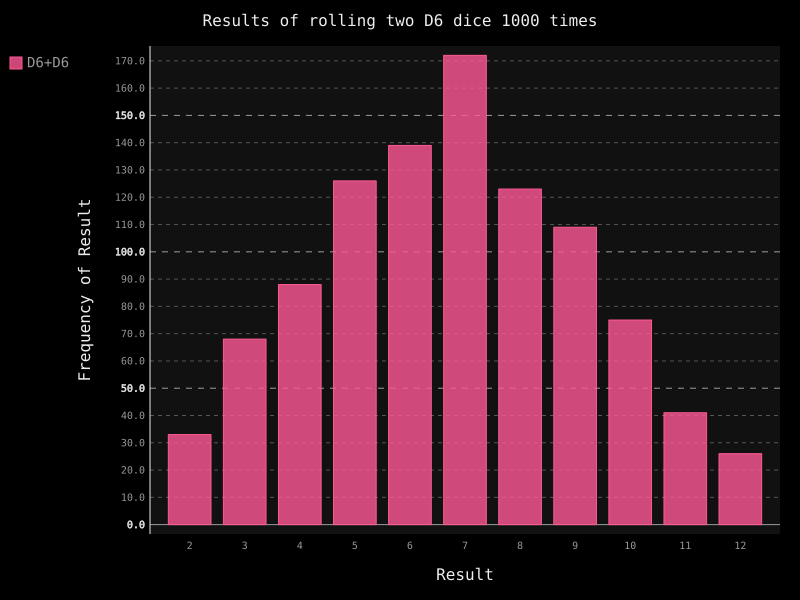

This chart was generated by the following Python code:
import pygal
from die import Die

die_1 = Die()
die_2 = Die()

res = []
for roll_num in range(1000):
    result = die_1.roll() + die_2.roll()
    res.append(result)

frequencies = []
max_result = die_1.num_sides + die_2.num_sides
for value in range(2, max_result+1):
    frequency = res.count(value)
    frequencies.append(frequency)

hist = pygal.Bar()

hist.title = 'Results of rolling two D6 dice 1000 times'
hist.x_labels = ['2','3','4','5','6','7','8','9','10','11','12']
hist.x_title = 'Result'
hist.y_title = 'Frequency of Result'

hist.add('D6+D6', frequencies)
hist.render_to_file('dice_visual.svg')
